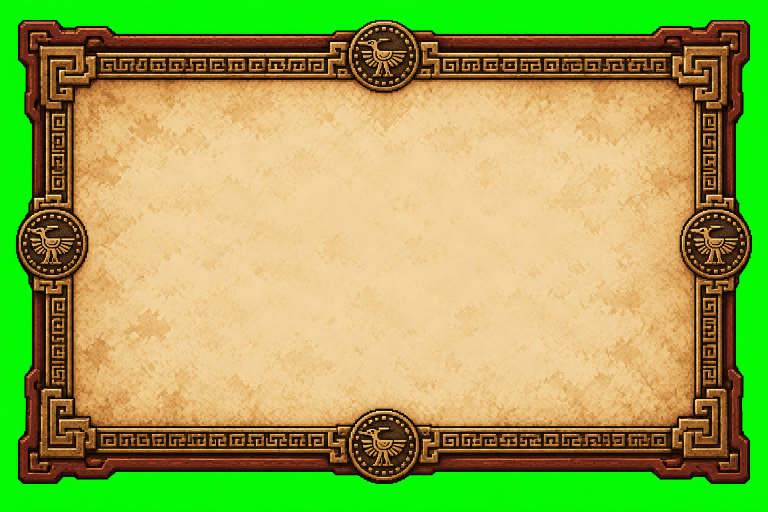
#> input picture docs/anh-goc/buoc-2/B1-gd-so-trang.png, 1536 x 1024 px (shown at 1/2 size)
$ python -i tach-nen-dung-xuong.py   (imports and definitions only)
#> lines starting #> are read from the running program, lines starting #| are printed output that depends on the picture; after the words box and inside, x2 and y2 are one past the last pixel; in counts of white or black regions, pixels touching at a corner belong together
#> further down, picture is the input picture: PIL image 1536x1024 RGB; mean R, G, B 153.5, 168.8, 81
"""Tách nền hồng / magenta cho ảnh DỰNG XƯƠNG (docs/PROMPT-DUNG-XUONG.txt) → assets/<mã>.png nền trong suốt.

Cách chạy:  python3 tools/tach-nen-dung-xuong.py <file .zip | thư mục ảnh> [assets] [--xem anh-xem.png] [--boc-vien-trang kinhduong,...]
Cần: pip install pillow numpy scipy
- Tên ảnh = mã nhân vật (thoren.png, trieuda.png…) — ảnh có tên lạ vẫn tách nhưng in cảnh báo.
- Nền: vùng màu hồng / tím (đỏ và lam cao hơn lục) nối với mép ảnh, kể cả bóng đổ hồng sẫm dưới chân;
  viền nét đậm của nhân vật chặn loang nên phần hồng TRONG nhân vật (rồng hồng, áo hồng) được giữ.
  Lỗ nền kín (khe giữa hai chân, giữa tay và thân) bỏ đi nếu cùng màu nền.
- Cắt sát (lề 2%), thu nhỏ còn tối đa 512 px (game chỉ dùng ~256 px); viền mềm 1 px, khử ám hồng ở mép.
- Sau khi chép vào assets/ nhớ chạy: node tools/build-asset-list.js
"""
import io, os, re, sys, zipfile
import numpy as np
from PIL import Image, ImageFilter
from scipy import ndimage

MAX_SIDE = 512


# [6 lines left out: function known_codes, not called in this run]


def bg_model(a):
    """màu nền chuyển sắc: khớp mặt bậc 2 theo (x, y) từ dải viền ảnh, từng kênh màu"""
    h, w = a.shape[:2]
#> h = 1024; w = 1536
    m = max(4, int(min(h, w) * 0.015))
#> m = 15
    ys, xs = np.mgrid[0:h, 0:w]
    ring = np.zeros((h, w), bool); ring[:m] = ring[-m:] = True; ring[:, :m] = ring[:, -m:] = True
    X, Y = xs / w - 0.5, ys / h - 0.5
    feats = lambda X, Y: np.stack([np.ones_like(X), X, Y, X * X, Y * Y, X * Y], -1)
    F = feats(X[ring], Y[ring])
    model = np.zeros_like(a, dtype=np.float64)
    for c in range(3):
        v = a[..., c][ring].astype(np.float64)
        for _ in range(2):   # bỏ điểm lệch (nhân vật chạm mép) rồi khớp lại
            coef, *_ = np.linalg.lstsq(F, v, rcond=None)
            res = np.abs(F @ coef - v); ok = res < max(12, np.percentile(res, 90))
            coef, *_ = np.linalg.lstsq(F[ok], v[ok], rcond=None)
        model[..., c] = feats(X, Y) @ coef
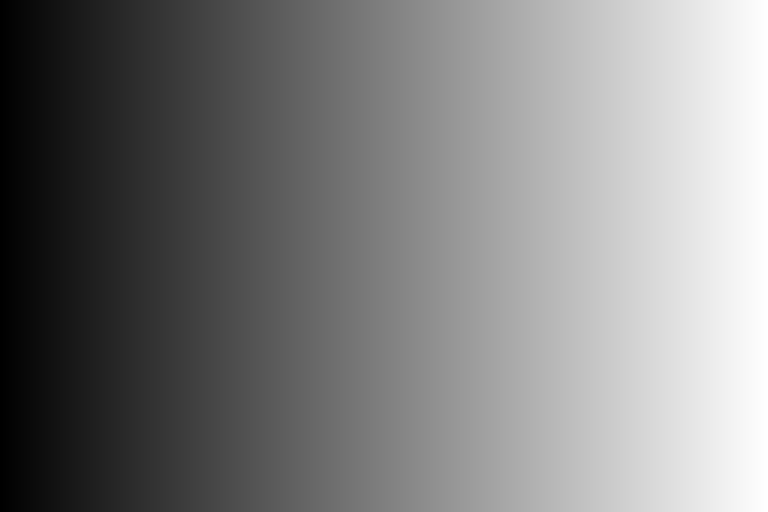
#> X: shape (1024, 1536) float64 (shown at 1/2 size); min -0.5, max 0.499, mean -0.000326; drawn with min black and max white
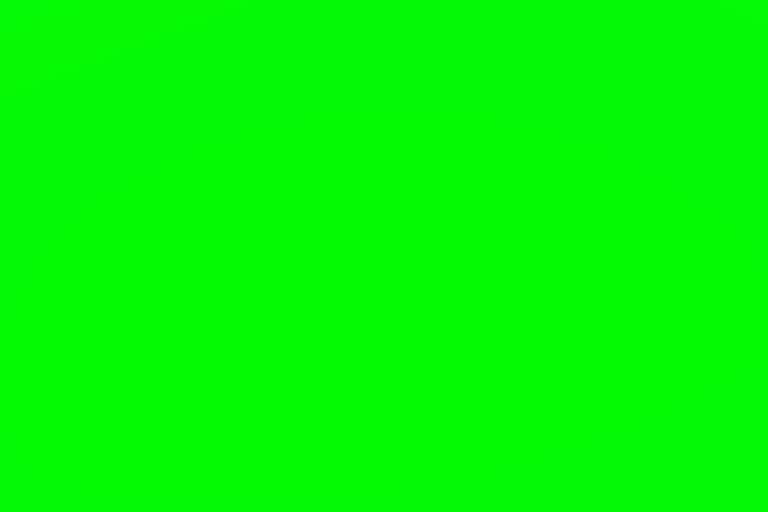
#> model: shape (1024, 1536, 3) float64 (shown at 1/2 size); mean R, G, B 4.3, 250.5, 3.9
    return model


def cut(img, peel_white=False):
    a = np.asarray(img.convert('RGB')).astype(np.int32)
    model = bg_model(a)
    af = a.astype(np.float64)
    # nền = gần màu nền tại chỗ đó; bóng đổ = màu nền tối đi (cùng sắc, độ sáng 40–100%)
    f = (af * model).sum(2) / np.maximum(1, (model * model).sum(2))
    res = np.sqrt(((af - model * f[..., None]) ** 2).sum(2))
    near = np.sqrt(((af - model) ** 2).sum(2)) < 48
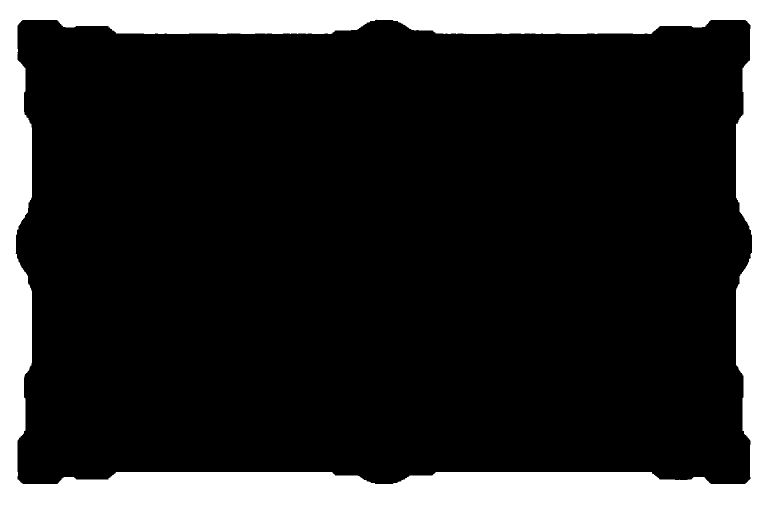
#> near: shape (1024, 1536) bool (shown at 1/2 size); 18.9% white; 1 white region, box (x1, y1, x2, y2) and area: (0, 0, 1536, 1024) 297244
    shade = (f > 0.4) & (f < 1.06) & (res < 26)
#> shade: shape (1024, 1536) bool; 19% white; 1 white region, box (x1, y1, x2, y2) and area: (0, 0, 1536, 1024) 298335
    r, g, b = a[..., 0], a[..., 1], a[..., 2]
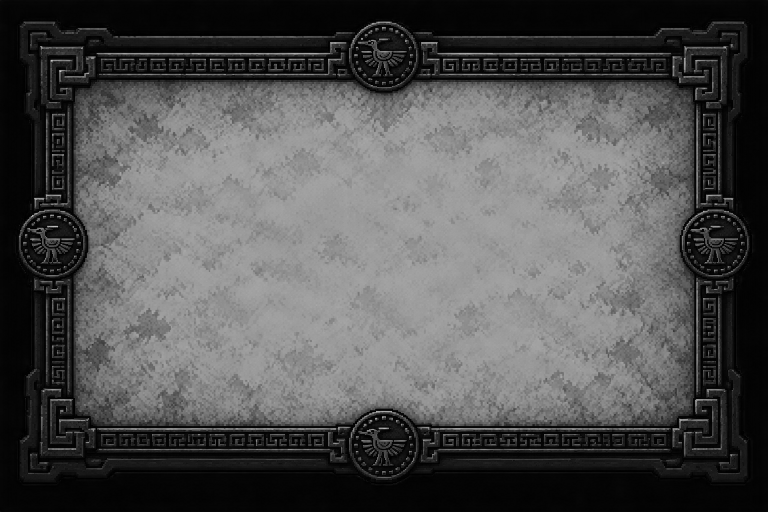
#> b: shape (1024, 1536) int32 (shown at 1/2 size); min 0, max 217, mean 81
    dark_pink = (r - g > 45) & (b - g > 8) & (af.sum(2) < 0.88 * model.sum(2))   # bóng đổ hồng sẫm dưới chân
#> dark_pink: shape (1024, 1536) bool; every value is 0
    def flood(cand):
        lab, n = ndimage.label(cand)
#> lab: shape (1024, 1536) int32; values 0 (black) and 1 (white), 19% white; 1 white region, box (x1, y1, x2, y2) and area: (0, 0, 1536, 1024) 298582
#> n = 1
        edge = set(np.unique(np.concatenate([lab[0], lab[-1], lab[:, 0], lab[:, -1]]))) - {0}
#> edge = 1 item
        return np.isin(lab, list(edge))
    bg = flood(near | shade)
    if not bg.any():
        return None
    # bóng đổ hồng sẫm: chỉ xét dải sát đáy nhân vật (12% chiều cao), để không ăn vào nhân vật màu hồng
    rows = np.where((~bg).any(1))[0]
#> rows = 929 values from 39 to 967
    if len(rows):
        y1 = rows.max(); y0 = int(y1 - (y1 - rows.min()) * 0.12)
#> after `y1 = rows.max()`: y1 = 967
#> after `y0 = int(y1 - (y1 - rows.min()) * 0.12)`: y0 = 855
        band = np.zeros_like(bg); band[y0:] = True
        bg = flood(bg | (dark_pink & band))
    # lỗ nền kín (khe giữa hai chân, giữa tay và thân): rất sát màu nền, đủ lớn
    tight = np.sqrt(((af - model) ** 2).sum(2)) < 30
#> tight: shape (1024, 1536) bool; 18.8% white; 1 white region, box (x1, y1, x2, y2) and area: (0, 0, 1536, 1024) 295746
    # (nhân vật màu hồng — nhiều mảng trùng màu nền — thì bỏ bước này, thà sót khe giữa chân còn hơn thủng thân)
    lab3, n3 = ndimage.label(tight & ~bg)
#> lab3: shape (1024, 1536) int32; every value is 0
#> n3 = 0
    if n3 and (tight & ~bg).sum() > (~bg).sum() * 0.06:
        n3 = 0
    if n3:
        s3 = ndimage.sum(np.ones_like(lab3), lab3, index=np.arange(1, n3 + 1))
        big = [i + 1 for i, sz in enumerate(s3) if sz >= a.shape[0] * a.shape[1] * 0.0006]
        if big:
            bg |= np.isin(lab3, big)
    # viền: nở nền 1 px (ăn phần pha hồng ở mép), alpha mềm
    fg = ~ndimage.binary_dilation(bg, iterations=1)
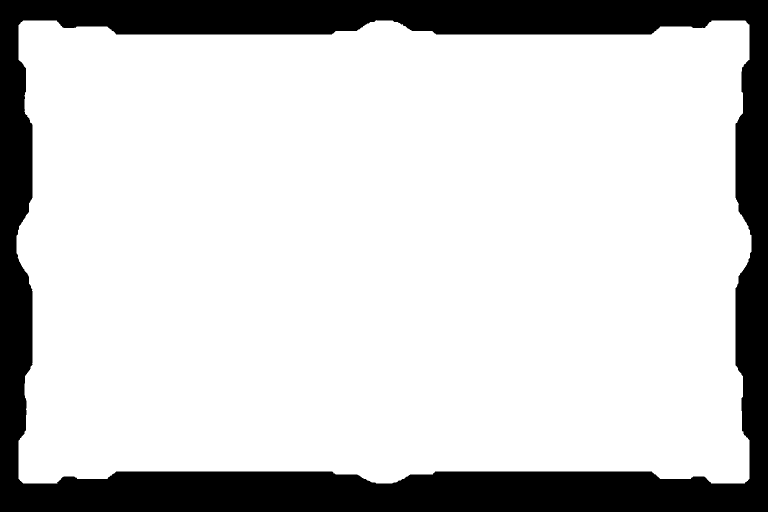
#> fg: shape (1024, 1536) bool (shown at 1/2 size); 80.7% white; 1 black region, box (x1, y1, x2, y2) and area: (0, 0, 1536, 1024) 303435
    fg = ndimage.binary_opening(fg, iterations=2)   # bỏ vệt mảnh (mép bóng đổ)
#> fg: shape (1024, 1536) bool; 80.7% white; 1 black region, box (x1, y1, x2, y2) and area: (0, 0, 1536, 1024) 303491
    # bỏ mảnh vụn rời (hạt lấp lánh nhỏ cách xa nhân vật)
    lab2, n2 = ndimage.label(fg)
#> n2 = 1
    if n2 > 1:
        s2 = ndimage.sum(fg, lab2, index=np.arange(1, n2 + 1))
        keep = np.isin(lab2, [i + 1 for i, s in enumerate(s2) if s >= s2.max() * 0.004])
        fg &= keep
    if peel_white:
        # bóc viền trắng kiểu sticker (vd kinhduong): gọt dần các điểm trắng / xám nhạt nằm ở mép ngoài, tối đa ~1,5% cạnh ảnh
        white = (a.min(2) > 200) & (a.max(2) - a.min(2) < 45)
        for _ in range(max(4, int(max(a.shape[:2]) * 0.015))):
            edge = fg & ~ndimage.binary_erosion(fg)
            rm = edge & white
            if not rm.any():
                break
            fg &= ~rm
    alpha = Image.fromarray((fg * 255).astype(np.uint8)).filter(ImageFilter.GaussianBlur(0.7))
    al = np.asarray(alpha).astype(np.int32)
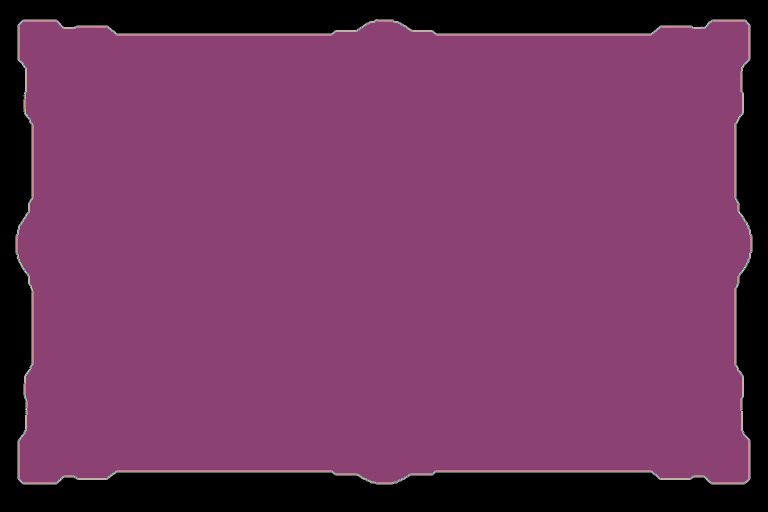
#> al: shape (1024, 1536) int32 (shown at 1/2 size); 91 distinct labels, from 0 to 255; one colour per label, 0 black
    al[~fg] = np.minimum(al[~fg], 140)
    rgb = a.copy()
    # khử ám hồng ở mép: điểm nửa trong suốt kéo màu về điểm tối gần nhất trong nhân vật
    soft = (al > 0) & (al < 255)
#> soft: shape (1024, 1536) bool; 1.3% white; 1 white region, box (x1, y1, x2, y2) and area: (31, 38, 1505, 969) 19845
    if soft.any():
        blur = np.stack([ndimage.grey_erosion(a[..., i], size=3) for i in range(3)], -1)
        rgb[soft] = blur[soft]
    out = np.dstack([np.clip(rgb, 0, 255), al]).astype(np.uint8)
    im = Image.fromarray(out, 'RGBA')
    bb = im.getbbox()
#> bb = (31, 38, 1505, 969)
    if not bb:
        return None
    pad = int(max(im.size) * 0.02)
#> pad = 30
    bb = (max(0, bb[0] - pad), max(0, bb[1] - pad), min(im.width, bb[2] + pad), min(im.height, bb[3] + pad))
#> bb = (1, 8, 1535, 999)
    im = im.crop(bb)
    k = MAX_SIDE / max(im.size)
#> k = 0.334
    if k < 1:
        im = im.resize((round(im.width * k), round(im.height * k)), Image.LANCZOS)
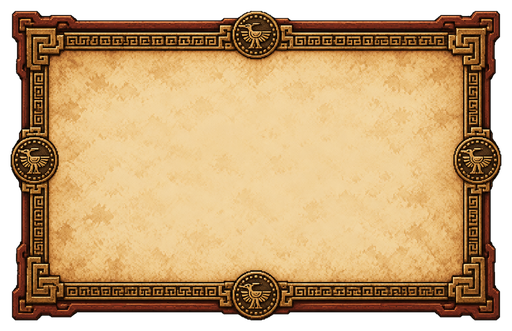
#> im: PIL image 512x331 RGBA; mean R, G, B, A 158, 125.5, 83.1, 212.9; transparent parts drawn white
    return im


# [53 lines left out: functions inputs, main, not called in this run]


# [2 lines not run here, left out]

>>> from PIL import Image
>>> picture = Image.open('../docs/anh-goc/buoc-2/B1-gd-so-trang.png')
>>> result = cut(picture)
